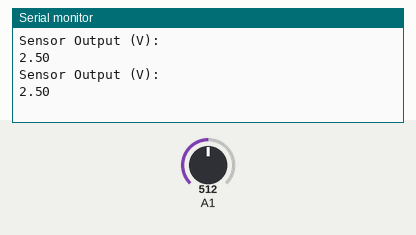
Recording of a sketch running on a simulated Arduino Uno, built with avr-gcc and run on an emulated ATmega328P. On the bench: the last lines printed to the serial monitor. Inputs (shaded band) come from the test bench; at power-on: A1 = 512.

Above: at 1.8 s.
1.9 s: A1 set to 716
At 2.5 s:
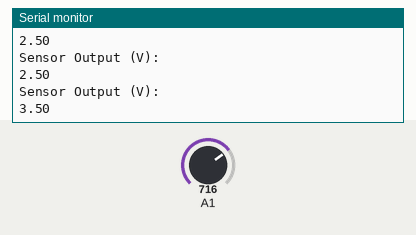
3.4 s: A1 set to 900
At 4.8 s:
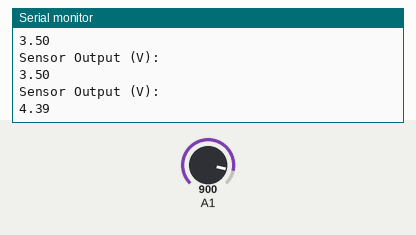
Timing chart, 0 to 6.4 s (numbered marks = the images above; inputs shaded):
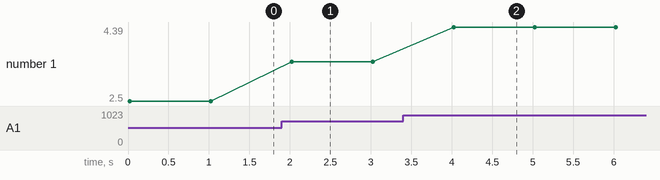

Measured:
- after the input at 1.9 s, the serial monitor: prints a new line after 0.12 s (image 1)
- after the input at 3.4 s, the serial monitor: prints a new line after 0.62 s (image 2)
- plotted number 1: 2.5 → 3.5 after the input at 1.9 s, 3.5 → 4.39 after the input at 3.4 s

The sketch:

dfRobot_turbidity_sensor.ino
```cpp
void setup() {
  Serial.begin(9600);
}

void loop() {
  int sensorValue = analogRead(A1);
  float voltage = sensorValue * (5.0 / 1024.0);

  Serial.println ("Sensor Output (V):");
  Serial.println (voltage);
  Serial.println();
  delay(1000);
}
```
